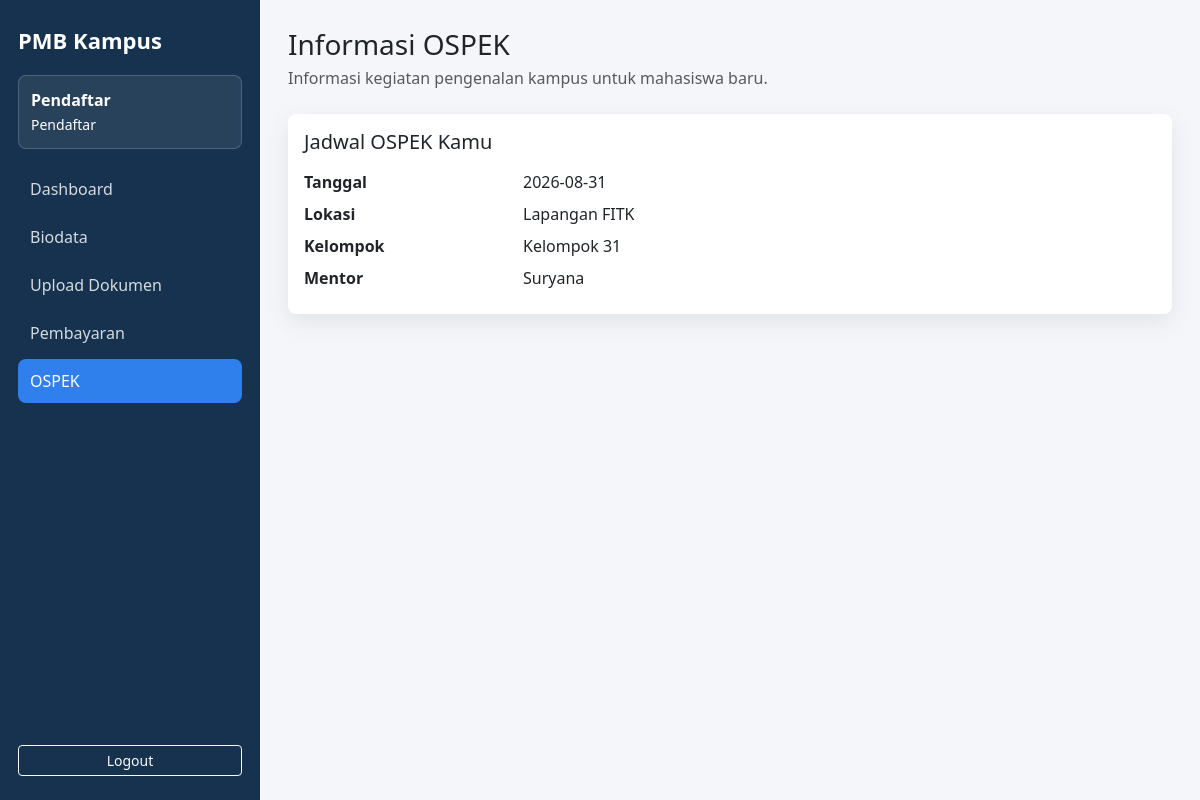
Screenshot of /pendaftar/ospek.php (signed in) with the database file from the repository.
### tables this page shows
CREATE TABLE IF NOT EXISTS `ospek` (
  `id_ospek` int NOT NULL AUTO_INCREMENT,
  `id_pendaftar` int NOT NULL,
  `tanggal_ospek` date DEFAULT NULL,
  `lokasi` varchar(100) DEFAULT NULL,
  `kelompok` varchar(50) DEFAULT NULL,
  `mentor` varchar(100) DEFAULT NULL,
  `created_at` timestamp NULL DEFAULT CURRENT_TIMESTAMP,
  PRIMARY KEY (`id_ospek`),
  KEY `fk_ospek_pendaftar` (`id_pendaftar`),
  CONSTRAINT `fk_ospek_pendaftar` FOREIGN KEY (`id_pendaftar`) REFERENCES `pendaftar` (`id_pendaftar`) ON DELETE CASCADE
);

### config/session.php (called while the page is built, shortened)
<?php
function current_user_id()
{
    return $_SESSION['id_user'] ?? null;
}

### config/functions.php (called while the page is built, shortened)
<?php
function e($text)
{
    return htmlspecialchars($text ?? '', ENT_QUOTES, 'UTF-8');
}

### pendaftar/ospek.php (the view, shortened to what this page needs)
<?php
require_once '../config/koneksi.php';
require_once '../config/functions.php';
require_once '../config/session.php';
$id_user = current_user_id();
$stmt = mysqli_prepare($conn, "SELECT * FROM pendaftar WHERE id_user=? LIMIT 1");
mysqli_stmt_bind_param($stmt, "i", $id_user);
mysqli_stmt_execute($stmt);
$pendaftar = mysqli_fetch_assoc(mysqli_stmt_get_result($stmt));
$pembayaran = null;
$ospek = null;
if ($pendaftar) {
    $stmt = mysqli_prepare($conn, "SELECT * FROM pembayaran WHERE id_pendaftar=? ORDER BY id_pembayaran DESC LIMIT 1");
    mysqli_stmt_bind_param($stmt, "i", $pendaftar['id_pendaftar']);
    mysqli_stmt_execute($stmt);
    $pembayaran = mysqli_fetch_assoc(mysqli_stmt_get_result($stmt));
    $stmt = mysqli_prepare($conn, "SELECT * FROM ospek WHERE id_pendaftar=? LIMIT 1");
    mysqli_stmt_bind_param($stmt, "i", $pendaftar['id_pendaftar']);
    mysqli_stmt_execute($stmt);
    $ospek = mysqli_fetch_assoc(mysqli_stmt_get_result($stmt));
}
include '../layouts/header.php';
include '../layouts/sidebar.php';
?>
<div class="mb-4">
    <h1 class="h3 mb-1">Informasi OSPEK</h1>
    <p class="text-muted mb-0">Informasi kegiatan pengenalan kampus untuk mahasiswa baru.</p>
</div>
<?php if (!$pendaftar): ?>
    <div class="alert alert-warning">Isi biodata terlebih dahulu sebelum masuk tahap OSPEK.</div>
<?php elseif (!$ospek): ?>
    <div class="alert alert-warning">
        Pembayaran kamu sudah lunas. Jadwal OSPEK belum diatur oleh admin.
    </div>
<?php else: ?>
    <div class="card stat-card">
        <div class="card-body">
            <h2 class="h5 mb-3">Jadwal OSPEK Kamu</h2>
            <dl class="row mb-0">
                <dt class="col-md-3">Tanggal</dt>
                <dd class="col-md-9"><?= e($ospek['tanggal_ospek']); ?></dd>
                <dt class="col-md-3">Lokasi</dt>
                <dd class="col-md-9"><?= e($ospek['lokasi']); ?></dd>
                <dt class="col-md-3">Kelompok</dt>
                <dd class="col-md-9"><?= e($ospek['kelompok']); ?></dd>
                <dt class="col-md-3">Mentor</dt>
                <dd class="col-md-9"><?= e($ospek['mentor']); ?></dd>
            </dl>
        </div>
    </div>
<?php endif; ?>
<?php include '../layouts/footer.php'; ?>

### assets/css/style.css (style rules this page uses)
body { background: #f4f6f9; }
.stat-card { border: 0; border-radius: 8px; box-shadow: 0 8px 24px rgba(15, 23, 42, .08); }

### rows the page displays
ospek: tanggal_ospek "2026-08-31", lokasi "Lapangan FITK", kelompok "Kelompok 31", mentor "Suryana"

### other values shown
$nama "Pendaftar"
$role "Pendaftar"
$item['label'] "Dashboard"
$item['label'] "Biodata"
$item['label'] "Upload Dokumen"
$item['label'] "Pembayaran"
$item['label'] "OSPEK"
